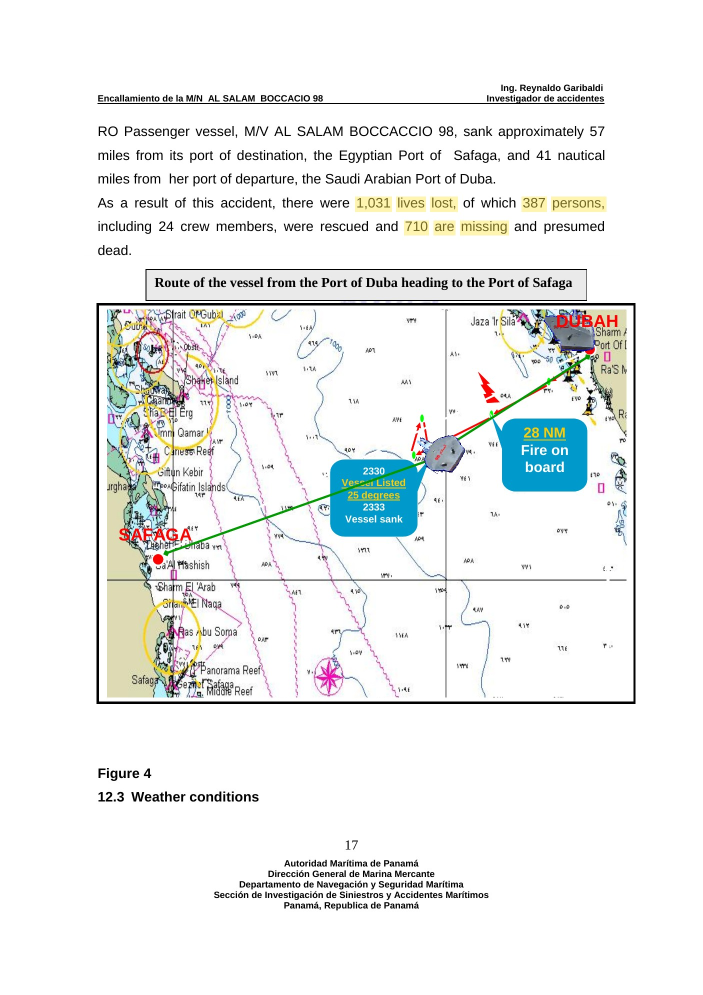
#> input picture montage/ep003/reference_only/09_report_toll_map.jpg, 1405 x 1989 px (shown at 1/2 size)
$ python halftone.py ../../reference_only/09_report_toll_map.jpg ../../reference_only/10_report_alarm.jpg 5
#> lines starting #> are read from the running program, lines starting #| are printed output that depends on the picture; after the words box and inside, x2 and y2 are one past the last pixel; in counts of white or black regions, pixels touching at a corner belong together
# halftone cut-out card: B&W dots + white sticker border + soft shadow (transparent PNG)
import sys
from PIL import Image, ImageDraw, ImageFilter, ImageOps
src, dst, W = sys.argv[1], sys.argv[2], int(sys.argv[3])
im = Image.open(src).convert('L'); im = im.resize((W, int(im.height*W/im.width)), Image.LANCZOS)
#> after `im = Image.open(src).convert('L')`:
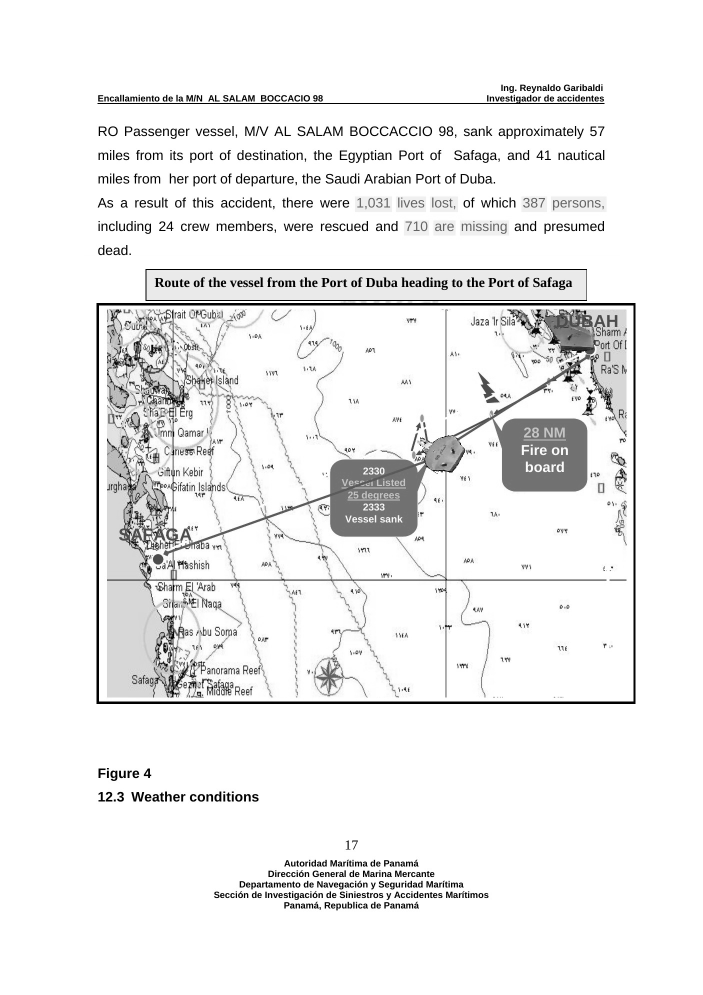
#> im: PIL image 1405x1989 L (shown at 1/2 size); min 0, max 255, mean 239.2
im = ImageOps.autocontrast(im, cutoff=2)
cell = 7; w, h = im.size
#> after `w, h = im.size`: w = 5; h = 7
out = Image.new('L', (w, h), 245); d = ImageDraw.Draw(out)
small = im.resize((w//cell+1, h//cell+1), Image.BOX)
for y in range(small.height):
    for x in range(small.width):
        v = 1 - small.getpixel((x, y))/255
        r = cell*0.62*v**0.8
        if r > 0.4:
            cx, cy = x*cell+cell/2, y*cell+cell/2
            d.ellipse((cx-r, cy-r, cx+r, cy+r), fill=18)
out = Image.blend(out, im.point(lambda p: p*0.9+10), 0.25)
B = 22; S = 26
card = Image.new('RGBA', (w+2*B+2*S, h+2*B+2*S), (0,0,0,0))
#> card: PIL image 101x103 RGBA; every value is 0
sh = Image.new('L', card.size, 0); ImageDraw.Draw(sh).rectangle((S+8, S+12, S+2*B+w+8, S+2*B+h+12), fill=110)
#> after `sh = Image.new('L', card.size, 0)`: sh: PIL image 101x103 L; every value is 0
#> after `ImageDraw.Draw(sh).rectangle((S + 8, S + 12, S + 2 * B + w + 8, S + 2 `:
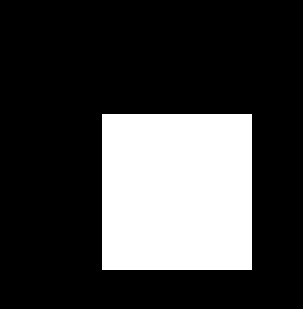
#> sh: PIL image 101x103 L (shown 3 times larger); values 0 (black) and 110 (white), 25% white; 1 white region, box (x1, y1, x2, y2) and area: (34, 38, 84, 90) 2600
sh = sh.filter(ImageFilter.GaussianBlur(14))
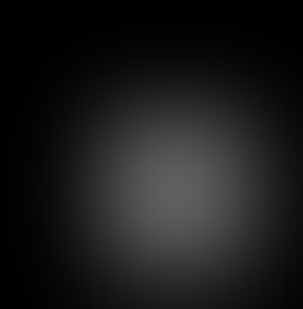
#> sh: PIL image 101x103 L (shown 3 times larger); min 0, max 95, mean 26.7
card.paste((0,0,0,255), (0,0), sh)
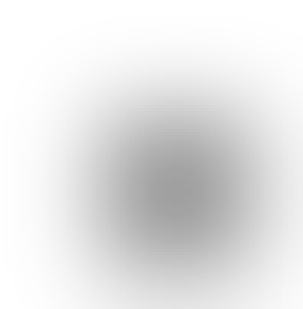
#> card: PIL image 101x103 RGBA (shown 3 times larger); mean R, G, B, A 0, 0, 0, 26.7; transparent parts drawn white
ImageDraw.Draw(card).rectangle((S, S, S+2*B+w, S+2*B+h), fill=(250,248,242,255))
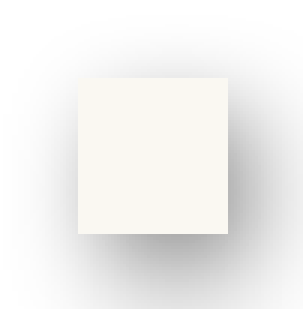
#> card: PIL image 101x103 RGBA (shown 3 times larger); mean R, G, B, A 62.5, 62, 60.5, 76; transparent parts drawn white
card.paste(out.convert('RGBA'), (S+B, S+B))
card.save(dst)

$ run again, on montage/ep003/reference_only/12_report_mayday.jpg
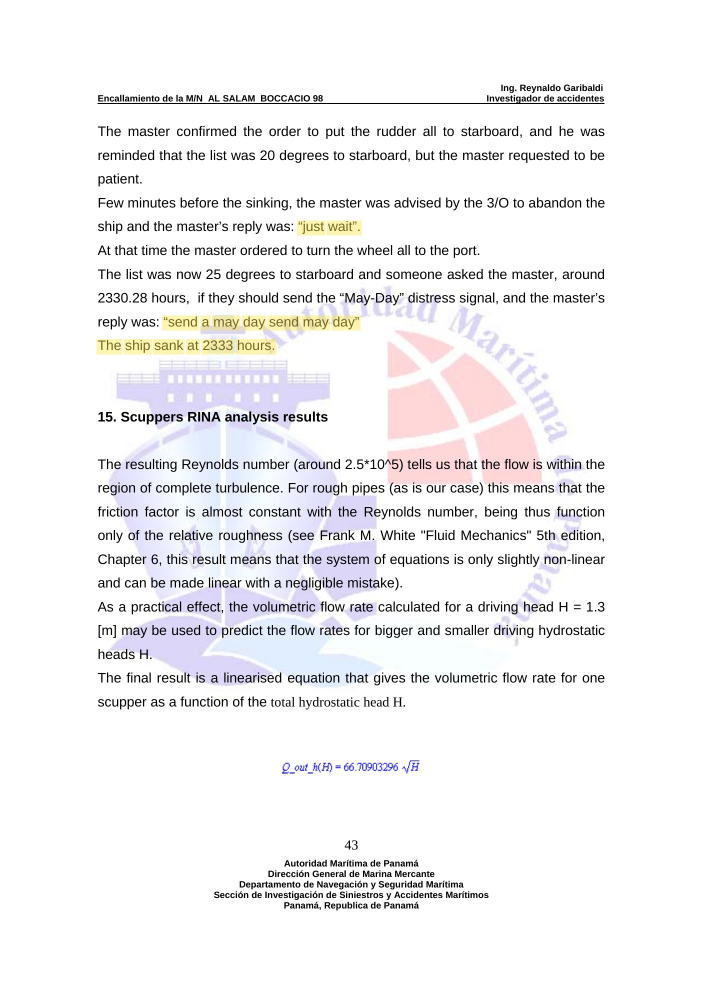
#> input picture montage/ep003/reference_only/12_report_mayday.jpg, 1405 x 1989 px (shown at 1/2 size)
#> `im = Image.open(src).convert('L')`:
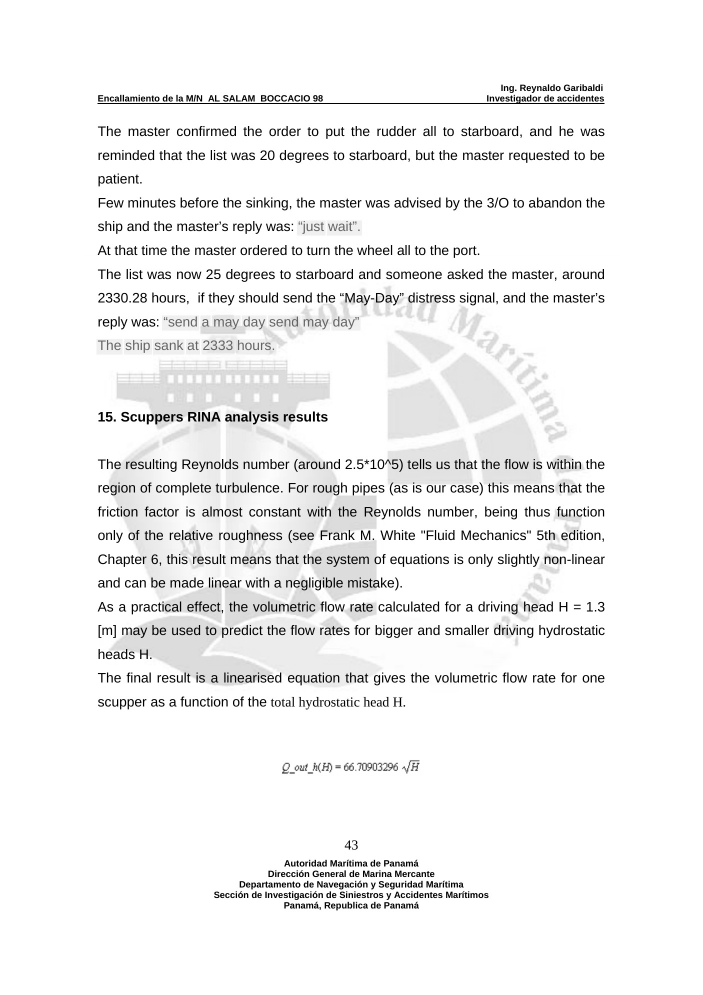
#> im: PIL image 1405x1989 L (shown at 1/2 size); min 0, max 255, mean 242.1
